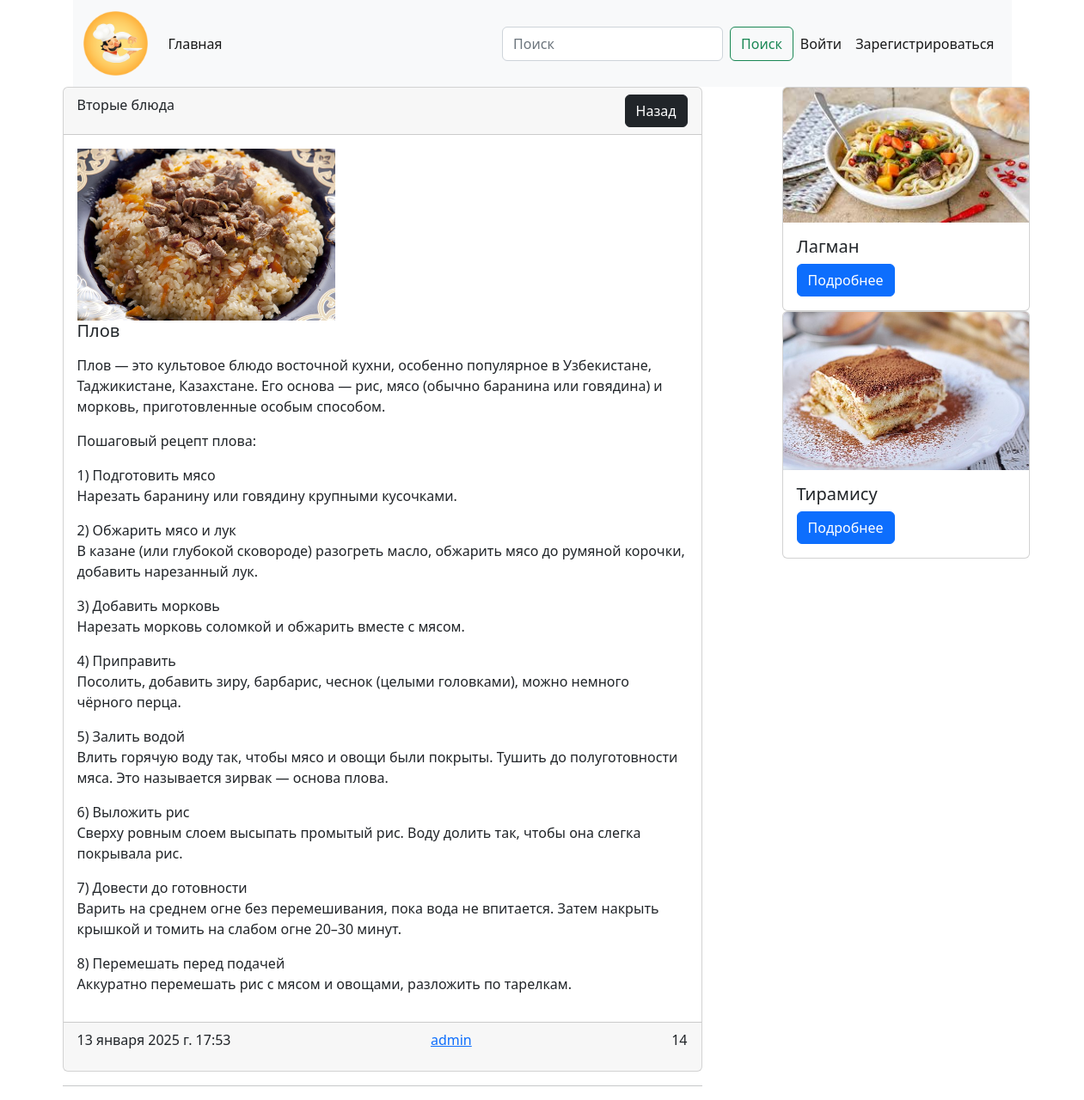
The app's page /post/2/ with its own data.
### cooking/models.py (models this page shows, shortened)
class Post(models.Model):
    title = models.CharField(max_length=255, verbose_name='Заголовок статьи')
    content = models.TextField(default='Скоро тут будет статья', verbose_name='Текст статьи') # default= наполнение по умолчанию
    created_at = models.DateTimeField(auto_now_add=True) # Привязка ко времени создания
    updated_at = models.DateTimeField(auto_now=True) # Привязка ко времени обновления
    photo = models.ImageField(upload_to='photos/', blank=True) # Фотографии статей будут скачиваться в каталог photos
    watched = models.IntegerField(default=0)
    is_published = models.BooleanField(default=True)
    category = models.ForeignKey(Category, related_name='posts', on_delete=models.CASCADE) # Связываем класс с категорией, при удалении категории удаляются все статьи
    author = models.ForeignKey(User, default=None, null=True, blank=True, on_delete=models.CASCADE)
    def get_absolute_url(self): # Генерирование ссылки
        return reverse('post_detail_link', kwargs={'pk': self.pk})
    class Meta: # Для корректного отображения в админке на русском языке
        verbose_name = 'Пост'
        verbose_name_plural = 'Посты'

class Category(models.Model):
    title = models.CharField(max_length=255, verbose_name='Название категории') # Поле символов с максимальной длиной, отображаемое имя в админке
    def __str__(self):
        return self.title
    class Meta: # Для корректного отображения в админке на русском языке
        verbose_name = 'Категория'
        verbose_name_plural = 'Категории'

### cooking/views.py (the view)
# urls.py: path('post/<int:pk>/', post_detail, name='post_detail_link'),
def post_detail(request, pk):
  article = Post.objects.get(pk=pk)
  Post.objects.filter(pk=pk).update(watched=F('watched') + 1)
  ext_posts = Post.objects.all().exclude(pk=pk).order_by('-watched')[:5]
  comments = Comment.objects.filter(post=article)
  context = {
    'title': article.title,
    'post': article,
    'ext_posts': ext_posts,
    'comments': comments
  }
  if(request.user.is_authenticated):
    context['comment_form'] = CommentForm
  return render(request, 'cooking/article_detail.html', context)

### cooking/templates/cooking/article_detail.html (shortened to what this page needs)
{% extends 'base.html' %}
{% load static %}
{% block main %}
        <main>
            <div class="d-flex justify-content-between"><div class="col-8">
                <div class="card"><div class="card-header d-flex justify-content-between"> {{ post.category }}
                    <div>
                        <a href="{% url 'category_list_link' post.category.pk %}" class="btn btn-dark">Назад</a>
                    </div>
                </div>
                    <img src="" class="card-img-top" alt=""><div class="card-body">
                    {% if post.photo %}
                        <img src="{{ post.photo.url }}" width="300" alt="">
                    {% else %}
                        <img src="{% static 'img/no_img.png' %}" width="300" alt="">
                    {% endif %}
                    <h5 class="card-title"> {{ post.title }}</h5>
                    <p class="card-text">
                    {{ post.content | linebreaks }} </p>
                </div>
                    <div class="card-footer d-flex justify-content-between"><p class="card-text">{{ post.created_at }}</p>
                        <a href="{% url 'profile_link' post.author.pk %}">{{ post.author }}</a>
                        <p class="card-text">{{ post.watched }}</p>
                    </div>
                </div>
                <hr>
            </div>
            <div class="col-1"></div>
            <div class="col-4">
				{% for ext in ext_posts %}
                <div class="card" style="width: 18rem;">
                    {% if ext.photo %}
                        <img class="card-img-top" src="{{ ext.photo.url }}" width="200" alt="">
                    {% else %}
                        <img class="card-img-top" src="{% static 'img/no_img.png' %}" width="200" alt="Нет изображения">
                    {% endif %}
                    <div class="card-body"><h5 class="card-title">{{ ext.title }}</h5><a href="{{ ext.get_absolute_url }}" class="btn btn-primary">Подробнее</a></div>
                </div>
				{% endfor %}
            </div>
            </div>
        </main>
{% endblock main %}

### records on screen
Post: category "Вторые блюда", photo (picture), title "Плов", content "Плов — это культовое блюдо восточной кухни, особенно популярное в Узбекистане, Таджикистане, Казахстане. Его основа — рис, мясо (обычно баранина или говядина) и морковь, приготовленные особым способом. Пошаговый рецепт плова: 1) Подготовить мясо Нарезать баранину или говядину крупными кусочками. 2) Обжарить мясо и лук В казане (или глубокой сковороде) разогреть масло, обжарить мясо до румяной корочки, добавить нарезанный лук. 3) Добавить морковь Нарезать морковь соломкой и обжарить вместе с мясом. 4) Приправить Посолить, добавить зиру, барбарис, чеснок (целыми головками), можно немного чёрного перца. 5) Залить водой Влить горячую воду так, чтобы мясо и овощи были покрыты. Тушить до…", created_at "13 января 2025 г. 17:53", author "admin", watched "14"
Post: photo (picture), title "Лагман"
Post: photo (picture), title "Тирамису"
